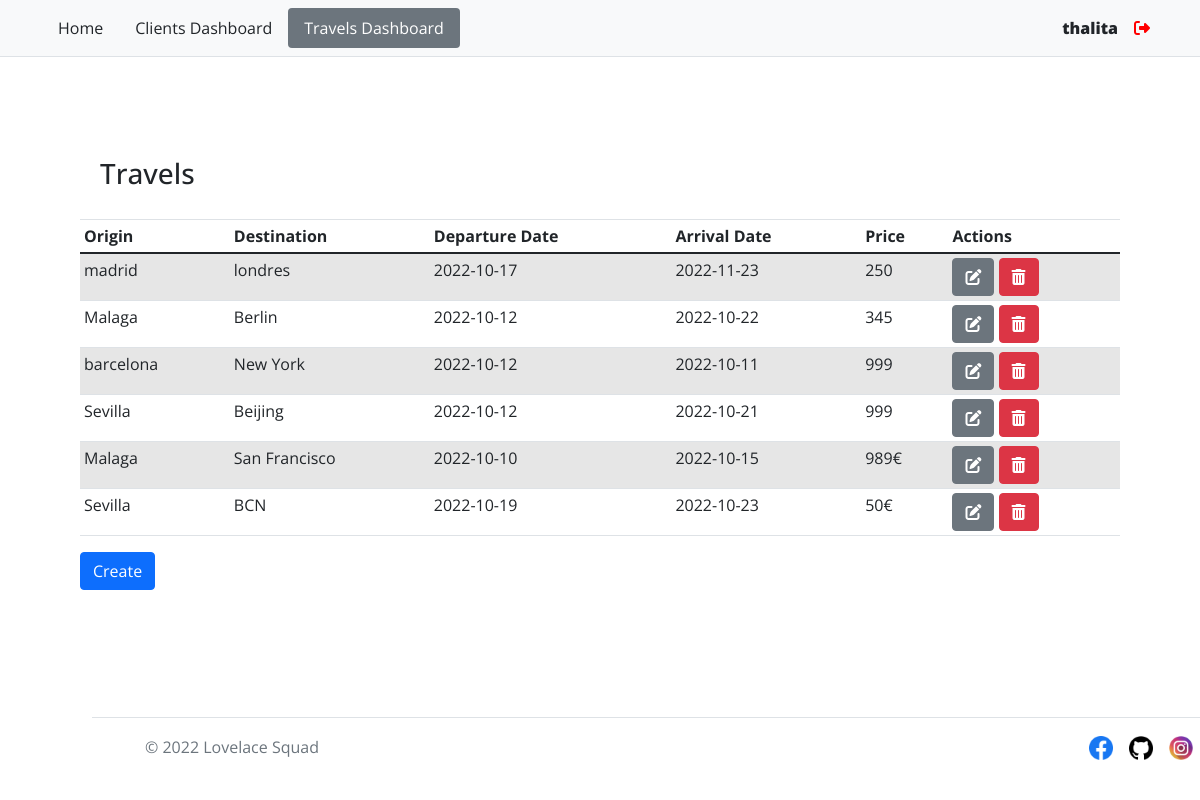
Page /index.php?controller=Travel&action=getAllTravels (signed in) on the committed database.
### tables this page shows
CREATE TABLE `travel` (
  `Origin` varchar(20) NOT NULL,
  `Destination` varchar(20) NOT NULL,
  `departure` date NOT NULL,
  `arrival` date NOT NULL,
  `price` char(20) NOT NULL,
  `id_dest` int(11) NOT NULL
);

### core/classes/View.php (called while the page is built, shortened)
<?php
class View
{
    function render($name)
    {
        require_once VIEWS . '/' . $name . ".php";
    }
}

### index.php (called while the page is built, shortened)
<?php
require_once "core/classes/Database.php";
require_once "core/classes/View.php";
require_once "core/classes/Controller.php";
$router = new Router();
?>

### core/classes/Database.php (called while the page is built, shortened)
<?php
class Database
{
    function connect()
    {
        try {
            $connection = "mysql:host=" . HOST . ";"
                . "dbname=" . DB . ";"
                . "user=" . USER . ";"
                . "password=" . PASSWORD . ";"
                . "charset=" . CHARSET;
            $options = [
                PDO::ATTR_ERRMODE           =>  PDO::ERRMODE_EXCEPTION,
                PDO::ATTR_EMULATE_PREPARES  => FALSE,
            ];
            $pdo = new PDO($connection, USER, PASSWORD, $options);
            return $pdo;
        } catch (PDOException $e) {
            require_once(VIEWS . "/error/error.php");
        }
    }
}
?>

### models/TravelModel.php (called while the page is built, shortened)
<?php
class TravelModel extends Model
{
    function get()
    {
        $query = $this->db->connect()->prepare("SELECT id_dest, origin, destination, departure, arrival, price
        FROM travel;");
        try {
            $query->execute();
            $travels = $query->fetchAll();
            return $travels;
        } catch (PDOException $e) {
            return [];
        }
    }
}

### views/travel/travelDashboard.php (the view, shortened to what this page needs)
<!DOCTYPE html>
<html lang="en">
<head>
    <link rel="stylesheet" href="https://stackpath.bootstrapcdn.com/bootstrap/4.5.0/css/bootstrap.min.css">
    <link href="../../../develop-your-project-in-php/assets/css/style.css" rel="stylesheet" type="text/css">
    <link href="https://cdn.jsdelivr.net/npm/bootstrap@5.0.2/dist/css/bootstrap.min.css" rel="stylesheet"
>
</head>
<body id="travelBody">
    <nav class="py-2 bg-light border-bottom">
            <div class="container d-flex flex-wrap justify-content-between">
              <ul class="nav nav-pills flex-column flex-sm-row">
                <li class="nav-item"><a class="flex-sm-fill text-sm-center nav-link link-dark" href="../../../develop-your-project-in-php/views/main/main.php">Home</a></li>
                <li class="nav-item"><a class="flex-sm-fill text-sm-center nav-link link-dark " href="index.php?controller=Client&action=getAllClients">Clients Dashboard</a></li>
                <li class="nav-item"><a class="active bg-secondary flex-sm-fill text-sm-center nav-link link-dark" href="index.php?controller=Travel&action=getAllTravels">Travels Dashboard</a></li>
              </ul>
                <ul class="nav">
                  <?php if(!isset($_SESSION['adminId'])) : ?>
                    <?php else: ?>
                        <li  class="nav-item"><a style="font-weight: 900;" class="nav-link link-dark px-2">
                            <?php if(isset($_SESSION['adminId'])){
                                echo explode(" ", $_SESSION['adminName'])[0];
                            }else{
                                echo 'Guest';
                            }
                        ?> </a></li>
                       <li class="nav-item"><a href="controllers/loginController.php?end=logout" class="nav-link link-dark px-2"><i class="fas fa-sign-out-alt" style="color: red;"></i></a></li>
                    </ul>
                    <?php endif; ?>
            </div>
</nav>
    <div style="padding: 80px;">
    <h3 style="vertical-align: inherit; padding: 20px;">Travels</h3>
    <table class="table table-striped table-sm" >
        <thead>
        <tr>
              <th scope="col"><font style="vertical-align: inherit;"><font style="vertical-align: inherit;">Origin</font></font></th>
              <th scope="col"><font style="vertical-align: inherit;"><font style="vertical-align: inherit;">Destination</font></font></th>
              <th scope="col"><font style="vertical-align: inherit;"><font style="vertical-align: inherit;">Departure Date</font></font></th>
              <th scope="col"><font style="vertical-align: inherit;"><font style="vertical-align: inherit;">Arrival Date</font></font></th>
              <th scope="col"><font style="vertical-align: inherit;"><font style="vertical-align: inherit;">Price</font></font></th>
              <th scope="col"><font style="vertical-align: inherit;"><font style="vertical-align: inherit;">Actions</font></font></th>
            </tr>
        </thead>
        <tbody>
            <?php
            foreach ($this->data as $index => $travel) {
                echo "<tr>";
                echo "<td class='tg-0lax'>" . $travel["origin"] . "</td>";
                echo "<td class='tg-0lax'>" . $travel["destination"] . "</td>";
                echo "<td class='tg-0lax'>" . $travel["departure"] . "</td>";
                echo "<td class='tg-0lax'>" . $travel["arrival"] . "</td>";
                echo "<td class='tg-0lax'>" . $travel["price"] . "</td>";
                echo "<td colspan='2' class='tg-0lax'>
                <a class='btn btn-secondary' href='?controller=Travel&action=getTravel&id_dest=" . $travel["id_dest"] . "'><i class='fas fa-edit'></i></a>
                <a class='btn btn-danger' href='?controller=Travel&action=deleteTravel&id_dest=" . $travel["id_dest"] . "'><i class='fas fa-trash-alt'></i></a>
                </td>";
                echo "</tr>";
            }
            ?>
        </tbody>
    </table>
    <a id="home" class="btn btn-primary" href="?controller=Travel&action=createTravel">Create</a>
</body>
<div class="container footer-travelDash">
   <footer class="d-flex flex-wrap justify-content-between align-items-center py-3 my-4 border-top">
     <div class="col-md-4 d-flex align-items-center">
       <a href="/" class="mb-3 me-2 mb-md-0 text-muted text-decoration-none lh-1">
         <svg class="bi" width="30" height="24"><use xlink:href="#bootstrap"/></svg>
       </a>
       <span class="text-muted">&copy; 2022 Lovelace Squad</span>
     </div>
     <ul class="nav col-md-4 justify-content-end list-unstyled d-flex">
       <li class="ms-3"><a class="text-muted" href="https://www.facebook.com/"><img src="../../develop-your-project-in-php/assets/images/facebook.png" alt="facebook logo" width="24" height="24"></a></li>
       <li class="ms-3"><a class="text-muted" href="https://github.com/lpdraft/develop-your-project-in-php"><img src="../../../develop-your-project-in-php/assets/images/github-logo.png" alt="github logo" width="24" height="24"></a></li>
       <li class="ms-3"><a class="text-muted" href="https://www.instagram.com/"><img src="../../develop-your-project-in-php/assets/images/instagram.png" alt="instagram logo" width="24" height="24"></a></li>
     </ul>
     </footer>
   </div>
</html>

### assets/css/style.css (style rules this page uses)
.table { --bs-table-color: var(--bs-body-color); --bs-table-bg: transparent; --bs-table-border-color: var(--bs-border-color); --bs-table-accent-bg: transparent; --bs-table-striped-color: var(--bs-body-color); --bs-table-striped-bg: rgba(0, 0, 0, 0.05); --bs-table-active-color: var(--bs-body-color); --bs-table-active-bg: rgba(0, 0, 0, 0.1); --bs-table-hover-color: var(--bs-body-color); --bs-table-hover-bg: rgba(0, 0, 0, 0.075); width: 100%; margin-bottom: 1rem; color: var(--bs-table-color); vertical-align: top; border-color: var(--bs-table-border-color); }
#clientBody, #travelBody { height: 100vh; font-family: "Open Sans", sans-serif; }
.footer-clientDash, .footer-travelDash, .footer-travelDashForm { position: absolute; bottom: 0; }

### rows in the picture
travel: Origin "madrid", Destination "londres", departure "2022-10-17", arrival "2022-11-23", price "250"
travel: Origin "Malaga", Destination "Berlin", departure "2022-10-12", arrival "2022-10-22", price "345"
travel: Origin "barcelona", Destination "New York", departure "2022-10-12", arrival "2022-10-11", price "999"
travel: Origin "Sevilla", Destination "Beijing", departure "2022-10-12", arrival "2022-10-21", price "999"
travel: Origin "Malaga", Destination "San Francisco", departure "2022-10-10", arrival "2022-10-15", price "989€"
travel: Origin "Sevilla", Destination "BCN", departure "2022-10-19", arrival "2022-10-23", price "50€"

### other values in the picture
explode(" ", $_SESSION['adminName'])[0] "thalita"
